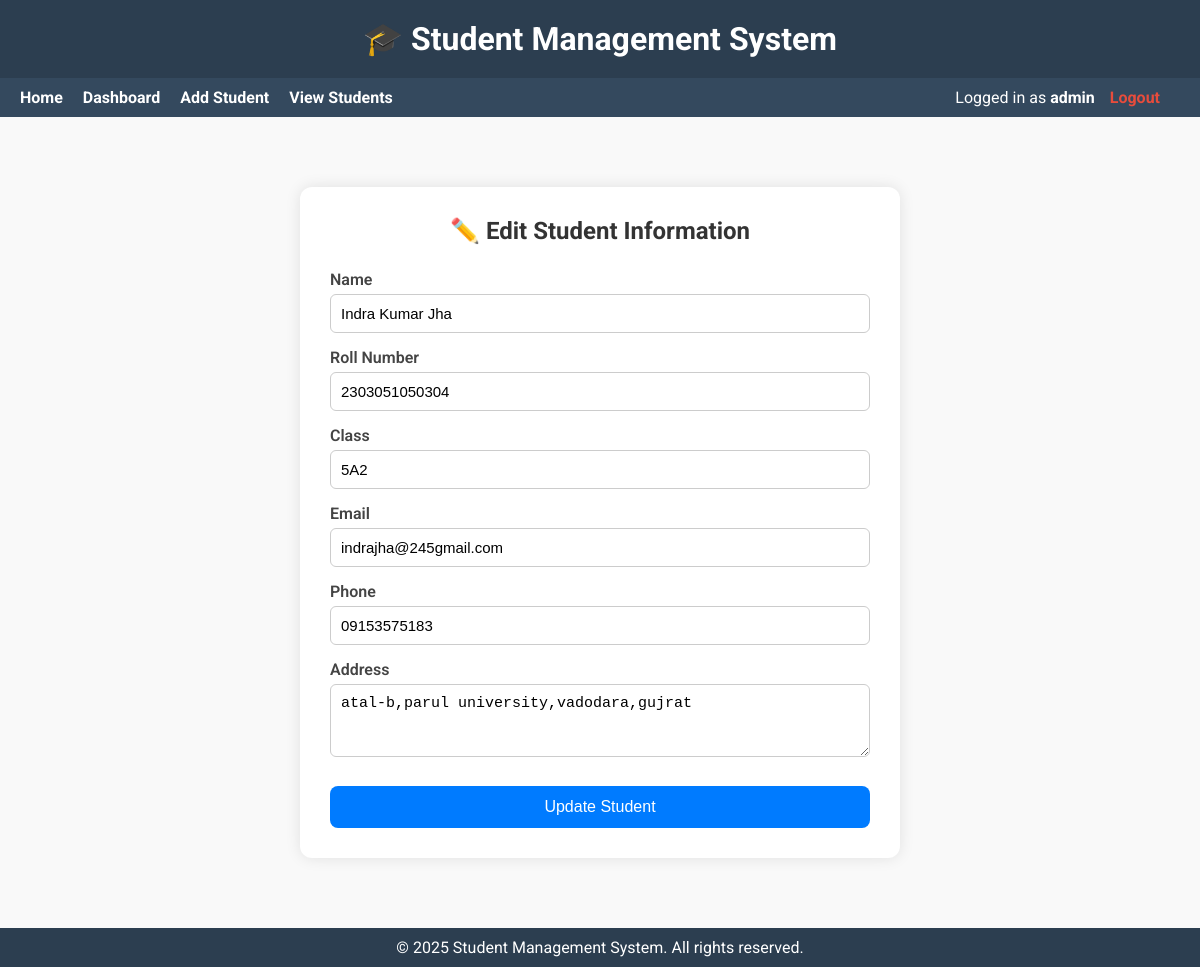
Page /edit/10 (signed in) on the committed database.
### tables this page shows
CREATE TABLE students (
    id INTEGER PRIMARY KEY AUTOINCREMENT,
    name TEXT NOT NULL,
    roll TEXT UNIQUE NOT NULL,
    class TEXT NOT NULL,
    email TEXT,
    phone TEXT,
    address TEXT,
    username TEXT UNIQUE
);

### app.py (the view)
@app.route('/edit/<int:student_id>', methods=['GET'])
def edit_student(student_id):
    if 'username' not in session or session.get('role') != 'admin':
        return redirect(url_for('login', role='admin'))
    conn = get_db_connection()
    student = conn.execute('SELECT * FROM students WHERE id = ?', (student_id,)).fetchone()
    conn.close()
    return render_template('edit_student.html', student=student)

### app.py (called while the page is built)
def get_db_connection():
    conn = sqlite3.connect('database/students.db')
    conn.row_factory = sqlite3.Row
    return conn

### templates/edit_student.html (shortened to what this page needs)
{% extends 'layout.html' %}
{% block content %}
<div class="form-container">
    <h2>✏️ Edit Student Information</h2>
    <form method="POST" action="{{ url_for('update_student', student_id=student.id) }}">
        <label for="name">Name</label>
        <input type="text" id="name" name="name" value="{{ student.name }}" required>
        <label for="roll">Roll Number</label>
        <input type="text" id="roll" name="roll" value="{{ student.roll }}" required>
        <label for="class">Class</label>
        <input type="text" id="class" name="class" value="{{ student.class }}" required>
        <label for="email">Email</label>
        <input type="email" id="email" name="email" value="{{ student.email }}" required>
        <label for="phone">Phone</label>
        <input type="text" id="phone" name="phone" value="{{ student.phone }}" required>
        <label for="address">Address</label>
        <textarea id="address" name="address" rows="3" required>{{ student.address }}</textarea>
        <button type="submit">Update Student</button>
    </form>
</div>
{% endblock %}

### static/style.css (style rules this page uses)
.form-container { background-color: #fff; padding: 40px; max-width: 600px; margin: 40px auto; border-radius: 12px; box-shadow: 0 6px 18px rgba(0, 0, 0, 0.1); }
.form-container h2 { margin-bottom: 25px; text-align: center; color: #333; }

### templates/layout.html (style rules this page uses)
* { margin: 0; padding: 0; box-sizing: border-box; }
body { font-family: 'Roboto', sans-serif; background-color: #f9f9f9; color: #333; min-height: 100vh; display: flex; flex-direction: column; }

### templates/edit_student.html (style rules this page uses)
.form-container { max-width: 600px; margin: 40px auto; background: #ffffff; padding: 30px; border-radius: 12px; box-shadow: 0 0 15px rgba(0, 0, 0, 0.1); }
.form-container h2 { text-align: center; color: #333; margin-bottom: 25px; }
form label { display: block; margin-top: 15px; font-weight: 600; color: #444; }
form input, form textarea { width: 100%; padding: 10px; margin-top: 5px; border: 1px solid #ccc; border-radius: 6px; font-size: 15px; box-sizing: border-box; }
form button { display: block; width: 100%; margin-top: 25px; padding: 12px; background-color: #007bff; color: white; border: none; border-radius: 8px; font-size: 16px; cursor: pointer; }

### rows in the picture
students: name "Indra Kumar Jha", roll "2303051050304", class "5A2", email "indrajha@245gmail.com", phone "09153575183", address "atal-b,parul university,vadodara,gujrat"

### other values in the picture
{{ session.get('username') }} "admin"
